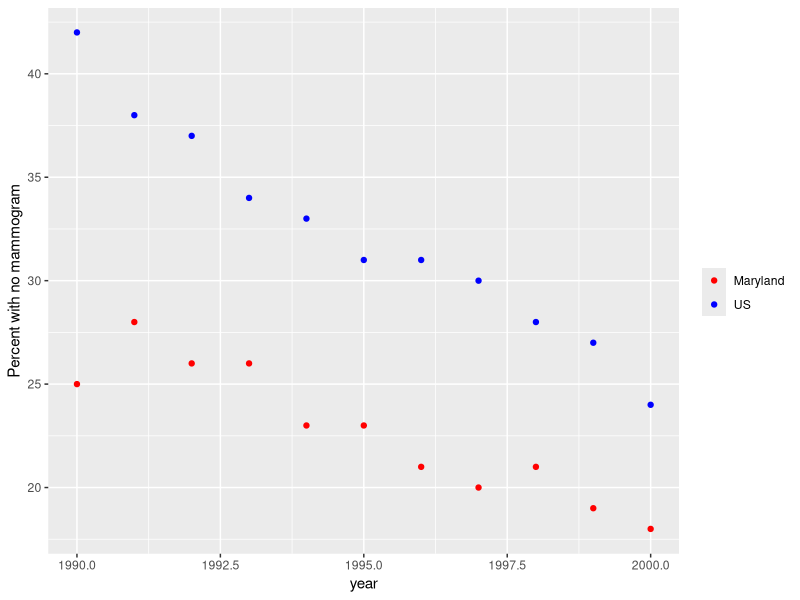
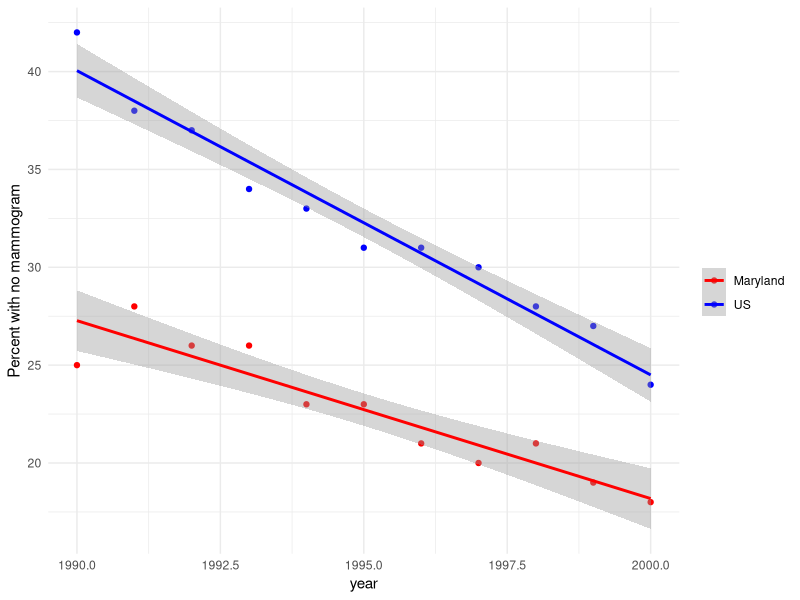
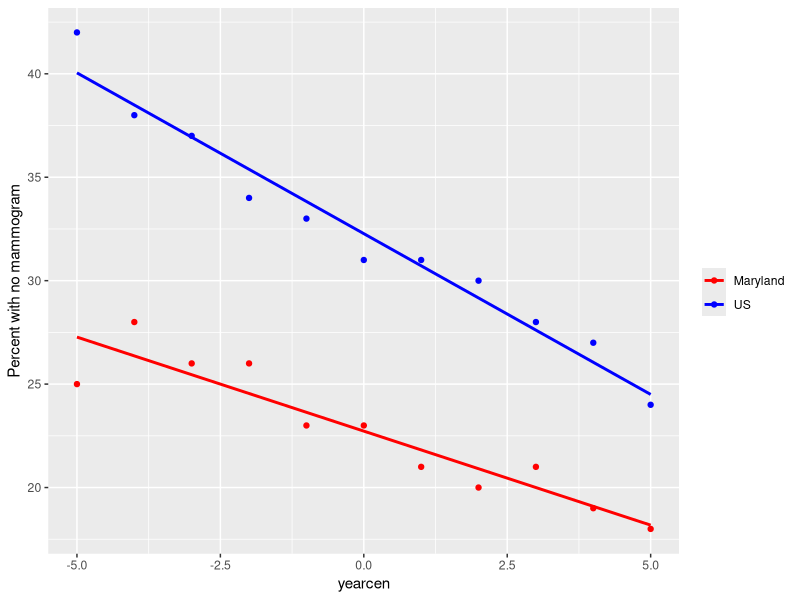

These charts were generated, in order, by the following R code:
# Load packages
library(tidyverse)

# Create dataset from CDC
# mammData <- read_csv("/path/to/this/file/mammData.csv")
mammData <- data.frame(year = 1990:2000,
                 US = c(42, 38, 37, 34, 33, 31, 31, 30, 28, 27, 24),
                 Maryland = c(25, 28, 26, 26, 23, 23, 21, 20, 21, 19, 18))

# 1) What trends do we observe in the data? 
# Create scatterplot to visualize trends for each population
ggplot(mammData, aes(x = year)) +
  ylab("Percent with no mammogram") +
  geom_point(aes(y = Maryland, col = "Maryland")) +
  geom_point(aes(y = US, col = "US")) +
  scale_color_manual("", breaks = c("Maryland", "US"), values = c("red", "blue"))

# Trends in data:
# 1. Both US and MD rates are relatively linear over time
# 2. Both decreasing over time
# 3. US has higher percent with no mammogram
# 4. Slopes are similar but MD slope is slightly less steep (and also much lower intercept)

# 2) Interpret the sample correlation coefficient estimating the linear
# relationship between the percentage of women with no mammogram and year, for each
# population (the US and Maryland) separately.

# Calculate correlation
cor(mammData$year, mammData$US)
cor(mammData$year, mammData$Maryland)

# Interpretation of correlation coefficients:
# Both correlations are strongly negative, but the US vs year correlation is slightly stronger


# 3) From the attached R output, estimate the least squares intercept (B_0) and 
# slope (B_1) for each population from these data using the equation 
# Y = B_0 + B_1X + eps_1

# Fit linear regression
modelUS <- lm(US ~ year, data = mammData)
summary(modelUS)
modelMD <- lm(Maryland ~ year, data = mammData)
summary(modelMD)

# Y = B0 + B1*X
# US = B0 + B1*year
# US = 3133 - 1.55*year

# B0: 3133% of US women have not had a recent mammogram in year 0 
# B1: For a 1 year increase, we expect that 1.55% fewer women will have not had 
# a recent mammogram (in the US)

# Visualize linear regression
ggplot(mammData, aes(x = year)) +
  ylab("Percent with no mammogram") +
  geom_point(aes(y = Maryland, col = "Maryland")) +
  geom_smooth(aes(y = Maryland, col = "Maryland"), method = "lm") +
  geom_point(aes(y = US, col = "US")) +
  geom_smooth(aes(y = US, col = "US"), method = "lm") +
  scale_color_manual("", breaks = c("Maryland", "US"), values = c("red", "blue")) +
  theme_minimal()

# 4) Test the null hypothesis of no linear relationship between percentage of 
# women without mammograms and year, for each population.

# Calculate confidence intervals for model coefficients
confint(modelUS)
confint(modelMD)

# 95% CI: mean +/- 1.96*SE
# 95% confident that -1.79% to -1.32% covers the true slope (B1) for the US
# Q: Is there a linear relationship between mammogram rates and year?
# H0: B1 = 0
# we found that 95% CI for B1 did *not* cover 0, so we reject H0

# 5) From the R output, estimate the mean squared residual (\sigma^2) and the 
# residual standard deviation (\sigma)

# Option 1: from the lm output: residual standard deviation:
# For the US: residual sd (i.e. residual se) = sigma = 1.073 --> sigma^2 = 1.073^2 = 1.15 = mean squared residual
# For MD: ...

# Run ANOVA
anova(modelUS)
anova(modelMD)
 
# Variance that's explained by the model: sum{(y_hat - y_bar)^2}/1 = SSR/df
# Unexplained variance = mean squared residual = sum{(y_i - y_hat)^2}/9 = SSE/df 

# 6) Discuss the concept of “centering” by referring to the last page of the R output.
# Visualize linear regression
median_year <- median(mammData$year)
median_year
mammData <- mammData %>% mutate(yearcen = year - median_year)
ggplot(mammData, aes(x = yearcen)) +
  ylab("Percent with no mammogram") +
  geom_point(aes(y = Maryland, col = "Maryland")) +
  geom_smooth(aes(y = Maryland, col = "Maryland"), method = "lm", se = FALSE) +
  geom_point(aes(y = US, col = "US")) +
  geom_smooth(aes(y = US, col = "US"), method = "lm", se = FALSE) +
  scale_color_manual("", breaks = c("Maryland", "US"), values = c("red", "blue")) 

# Refit regression with mean-centered data
modelUS_cen <- lm(US ~ yearcen, data = mammData)
summary(modelUS_cen)
modelMD_cen <- lm(Maryland ~ yearcen, data = mammData)
summary(modelMD_cen)

# Calculate confidence intervals for model coefficients
confint(modelUS_cen)
confint(modelMD_cen)

# 7) What other general R command could have been used instead of lm() to 
# perform these regressions?
# Additional fitting options:
modelUS_cen_glm = glm(US ~ yearcen, data=mammData, family=gaussian(link="identity"))
summary(modelUS_cen_glm)

modelMD_cen_glm = glm(Maryland ~ yearcen, data=mammData, family=gaussian(link="identity"))
summary(modelMD_cen_glm)


# (Optional) Feedback: https://forms.gle/KmkmBqgfApF5eNpS9
